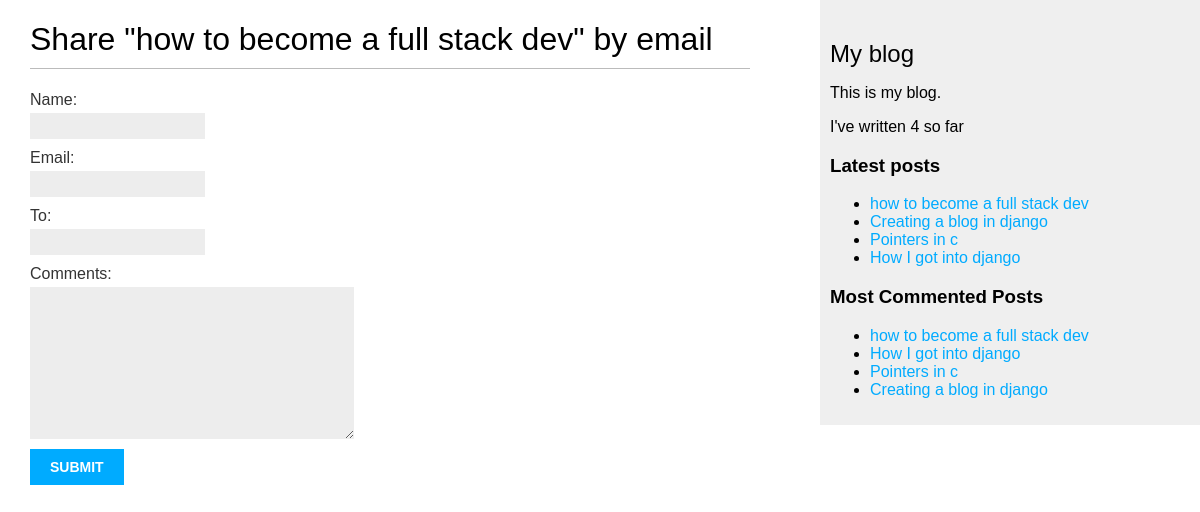
The app's page /blog/7/share/, older data.
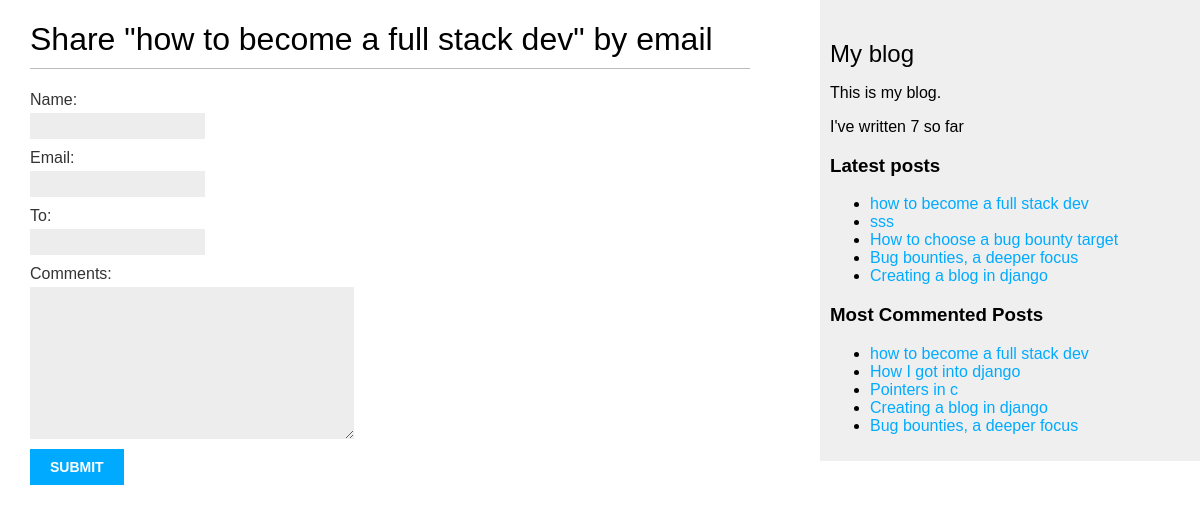
The same page, newer data.
### blog/models.py (models this page shows, shortened)
class Post(models.Model):
    class Status(models.TextChoices):
        DRAFT = "DF", "Draft"
        PUBLISHED = "PB", "Published"
    title = models.CharField(max_length=250)
    author = models.ForeignKey(
        settings.AUTH_USER_MODEL, on_delete=models.CASCADE, related_name="blog_posts"
    )
    slug = models.SlugField(max_length=250, unique_for_date="publish")
    body = models.TextField()
    publish = models.DateTimeField(default=timezone.now)
    created = models.DateTimeField(auto_now_add=True)
    status = models.CharField(max_length=2, choices=Status, default=Status.DRAFT)
    objects = models.Manager()
    published = PublishedManager()
    tags = TaggableManager()
    class Meta:
        ordering = ["-publish"]
        indexes = [
            models.Index(fields=["-publish"]),
        ]
    def get_absolute_url(self):
        return reverse(
            "blog:post_detail",
            args=[self.publish.year, self.publish.month, self.publish.day, self.slug],
        )

### blog/views.py (the view, shortened to what this page needs)
# urls.py: path("<int:post_id>/share/", views.post_share, name="post_share"),
def post_share(request, post_id):
    post = get_object_or_404(Post, id=post_id, status=Post.Status.PUBLISHED)
    form = EmailPostForm()
    sent = False
    return render(
        request, "blog/post/share.html", {"post": post, "form": form, "sent": sent}
    )

### blog/forms.py
class EmailPostForm(forms.Form):
    name = forms.CharField(max_length=25)
    email = forms.EmailField()
    to = forms.EmailField()
    comments = forms.CharField(required=False, widget=forms.Textarea)

### blog/models.py (called while the page is built)
    def get_queryset(self):
        return super().get_queryset().filter(status=Post.Status.PUBLISHED)

### blog/templatetags/blog_tags.py (called while the page is built)
@register.simple_tag
def total_posts():
	return Post.published.count()

@register.inclusion_tag('blog/post/latest_posts.html')
def show_latest_posts(count = 5):
	latest_posts = Post.published.order_by('-publish')[:count]
	return ({'latest_posts':latest_posts})

@register.simple_tag
def get_most_commented_posts(count = 5):
	return (Post.published.annotate(
		total_comments = Count('comments')).order_by('-total_comments')[:count]
	)

### blog/templates/blog/post/share.html (shortened to what this page needs)
{% extends "blog/base.html" %}
{% block content %}
	{% if sent %}
		<h1>E-mail successfully sent</h1>
		<p>"{{ post.title }}" was successfully sent to {{ form.cleaned}}</p>
	{%else%}
		<h1>Share "{{post.title}}" by email</h1>
	<form method='post'>
		{{form.as_p}}
		<input type="submit" name="Send email">
	</form>
	{%endif%}
{% endblock %}

### blog/templates/blog/base.html (shortened to what this page needs)
{% load blog_tags %}
{% load static %}
<!DOCTYPE html>
<html>
    <head>
        <link href="{% static 'css/blog.css' %}" rel="stylesheet">
    </head>
    <body>
        <div id="content">
            {% block content %}
            {% endblock %}
        </div>
        <div id="sidebar">
            <h2>My blog</h2>
            <p>This is my blog.</p>
            <p>I've written {% total_posts %} so far</p>
            <h3>Latest posts</h3>
            {% show_latest_posts 5 %}
            <h3>Most Commented Posts</h3>
            {% get_most_commented_posts as most_commented_posts %}
            <ul>
                {% for post in most_commented_posts %}
                    <li>
                        <a href="{{ post.get_absolute_url }}">{{ post.title }}</a>
                    </li>
                {% endfor %}
            </ul>
        </div>
    </body>
</html>

### blog/templates/blog/post/latest_posts.html
<ul>
	{% for post in latest_posts %}
		<li>
			<a href="{{ post.get_absolute_url }}">{{ post.title }}</a>
		</li>
	{% endfor %}
</ul>

Row changes from the older to the newer data that the page shows:
no longer on one of the page's lists (row unchanged): Post: title "How I got into django"
no longer on one of the page's lists (row unchanged): Post: title "Pointers in c"
now on this page (row edited): Post: title "sss", shown under "Latest posts"
now on this page (row edited): Post: title "How to choose a bug bounty target", shown under "Latest posts"
now on this page (row edited): Post: title "Bug bounties, a deeper focus"
Text that changed along with them:
text no longer shown: "4"
text now shown: "7"
